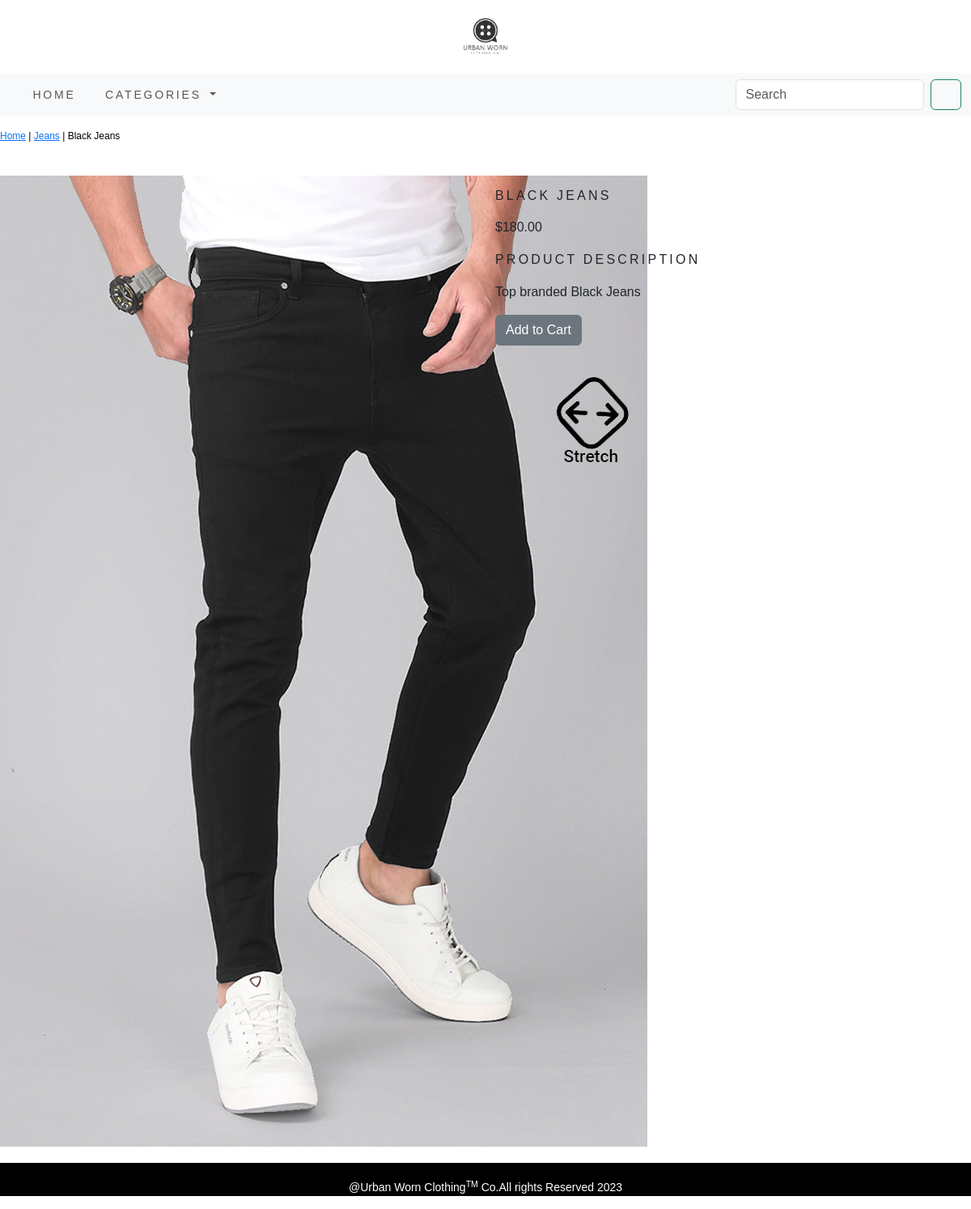
The page /shop/jeans/black-jeans/ on the database its author committed.
### shop/models.py (models this page shows, shortened)
class Product(models.Model):
    name=models.CharField(max_length=250,unique=True)
    slug=models.SlugField(max_length=250,unique=True)
    description=models.TextField(blank=True)
    price=models.DecimalField(max_digits=10,decimal_places=2)
    category=models.ForeignKey(Category,on_delete=models.CASCADE)
    image=models.ImageField(upload_to='product',blank=True)
    stock=models.IntegerField()
    available=models.BooleanField(default=True)
    created=models.DateTimeField(auto_now_add=True)
    updated=models.DateTimeField(auto_now=True)
    class Meta:
        ordering=('name',)
        verbose_name='product'
        verbose_name_plural='products'

class Category(models.Model):
    name=models.CharField(max_length=250,unique=True)
    slug=models.SlugField(max_length=250,unique=True)
    description=models.TextField(blank=True)
    image=models.ImageField(upload_to='category',blank=True)
    class Meta:
        ordering=('name',)
        verbose_name='category'
        verbose_name_plural='categories'
    def get_url(self):
        return reverse('shop:products_by_category',args=[self.slug])
    def __str__(self):
        return '{}' .format(self.name)

### shop/views.py (the view)
# urls.py: path('<slug:c_slug>/<slug:product_slug>/',views.proDetail,name='prodCatDetail'),
def proDetail(request,c_slug,product_slug):
    try:
        product=Product.objects.get(category__slug=c_slug,slug=product_slug)
    except Exception as e:
        raise e
    return render(request,'product.html',{'product':product})

### cart/context_processors.py (called while the page is built)
def counter(request):
    item_count=0
    if 'admin' in request.path:
        return {}
    else:
        try:
            cart=Cart.objects.filter(cart_id=_cart_id(request))
            cart_items=CartItem.objects.all().filter(cart=cart[:1])
            for cart_item in cart_items:
                item_count+=cart_item.quantity
        except Cart.DoesNotExist:
            item_count = 0
    return dict(item_count=item_count)

### cart/views.py (called while the page is built)
def _cart_id(request):
    cart=request.session.session_key
    if not cart:
        cart=request.session.create()
    return cart

### shop/context_processors.py (called while the page is built)
def menu_links(request):
    links=Category.objects.all()
    return dict(links=links)

### templates/product.html (shortened to what this page needs)
{% extends 'base.html' %}
{% load static %}
{% block content %}
<div class="row my_product_row_class">
    <div class="mx_auto">
        <p><a href="{% url 'shop:allProdCat' %}">Home</a> | <a href="{{product.category.get_url}}">{{product.category}}</a> | {{product.name}}</p>
    </div>
<div class="container">
<br>
<div class="row">
    <div class="col-12 col-sm-12 col-md-12 col-lg-6 text-center">
        <div>
            <img style="min-width:18rem;" src="{{product.image.url}}" alt="{{product.name}}">
            <br>
        </div>
    </div>
    <div class="col-12 col-sm-12 col-md-12 col-lg-6">
        <div>
            <h1 class="my_product_title">{{product.name}}</h1>
            <p>${{product.price}}</p>
            <p class="text-justify my_title">Product Description</p>
            <p class="text-justify my_product_text">{{product.description}}</p>
            {% if product.stock <= 0%}
            <p class="text-justify my_product_text"><b>Out of Stock</b></p>
            {% else %}
            <a class="btn btn-secondary" href="{% url 'cart:add_cart' product.id %}">Add to Cart</a>
            {% endif %}
        </div>
    </div>
</div>
</div>
{% endblock %}

### static/css/custom.css (style rules this page uses)
body { font-family: 'Poppins', sans-serif; }
.my_title { font-size : 16px; text-transform : uppercase; letter-spacing : .2em; }
.my_product_row_class { padding-top : 15px; padding-bottom : 20px; }
.my_product_row_class .mx_auto { color : #000; font-size : 12px; text-decoration:none; }
.my_product_title { font-size : 16px; text-transform : uppercase; letter-spacing : .2em; padding-top : 15px; padding-bottom : 10px; }
.my_product_text { padding-right : 20px; }

### rows shown on the page
Product: category "Jeans", name "Black Jeans", image (picture), name "BLACK JEANS", price "180.00", description "Top branded Black Jeans"
